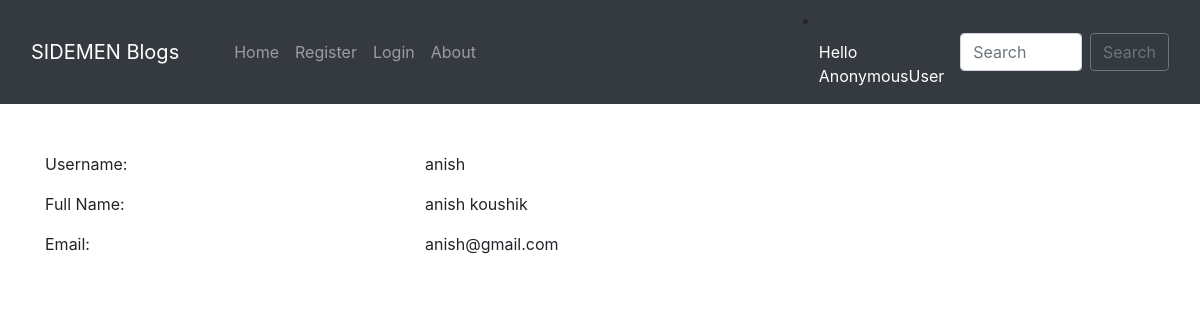
The page /user_profile/1/ on the database its author committed.
### home/models.py (models this page shows, shortened)
class BlogPost(models.Model):
    title=models.CharField(max_length=255)
    author= models.ForeignKey(User, on_delete=models.CASCADE)
    slug=models.CharField(max_length=130)
    content=models.TextField()
    image = models.ImageField(upload_to="profile_pics", blank=True, null=True)
    dateTime=models.DateTimeField(auto_now_add=True)

### home/views.py (the view)
# urls.py: path("user_profile/<int:myid>/", views.user_profile, name="user_profile"),
def user_profile(request, myid):
    post = BlogPost.objects.filter(id=myid)
    return render(request, "user_profile.html", {'post':post})

### home/templates/user_profile.html (shortened to what this page needs)
{% extends 'base.html' %}
{% block body %}
<div class="container profile">
            <form method="post">
                <div class="row">
                    {% for i in post %}
                    <div class="col-md-8">
                        <div class="profile-tab">
                            <div class="tab-pane">
                                <br><br>
                                        <div class="row">
                                            <div class="col-md-6">
                                                <label>Username:</label>
                                            </div>
                                            <div class="col-md-6">
                                                <p>{{i.author}}</p>
                                            </div>
                                        </div>
                                        <div class="row">
                                            <div class="col-md-6">
                                                <label>Full Name:</label>
                                            </div>
                                            <div class="col-md-6">
                                                <p>{{i.author.get_full_name}}</p>
                                            </div>
                                        </div>
                                        <div class="row">
                                            <div class="col-md-6">
                                                <label>Email:</label>
                                            </div>
                                            <div class="col-md-6">
                                                <p>{{i.author.email}}</p>
                                            </div>
                                        </div>
                                        {% endfor %}
                            </div>
                        </div>
                    </div>
                </div>
            </form>
        </div>
        {% endblock %}

### rows shown on the page
BlogPost: author "anish", author.get_full_name "anish koushik", author.email "anish@gmail.com"

### other values the page prints
{{ request.user }} "AnonymousUser"
